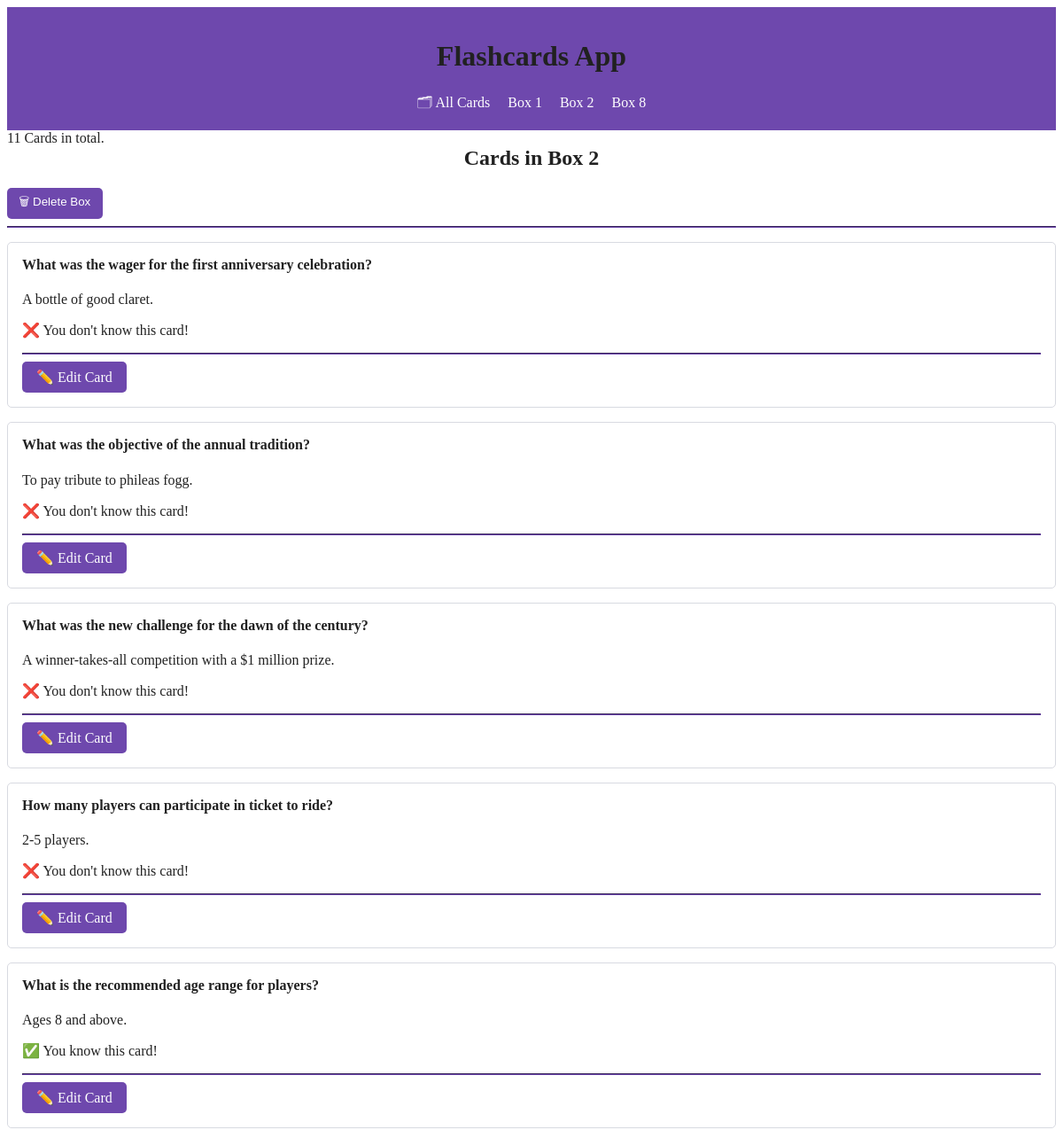
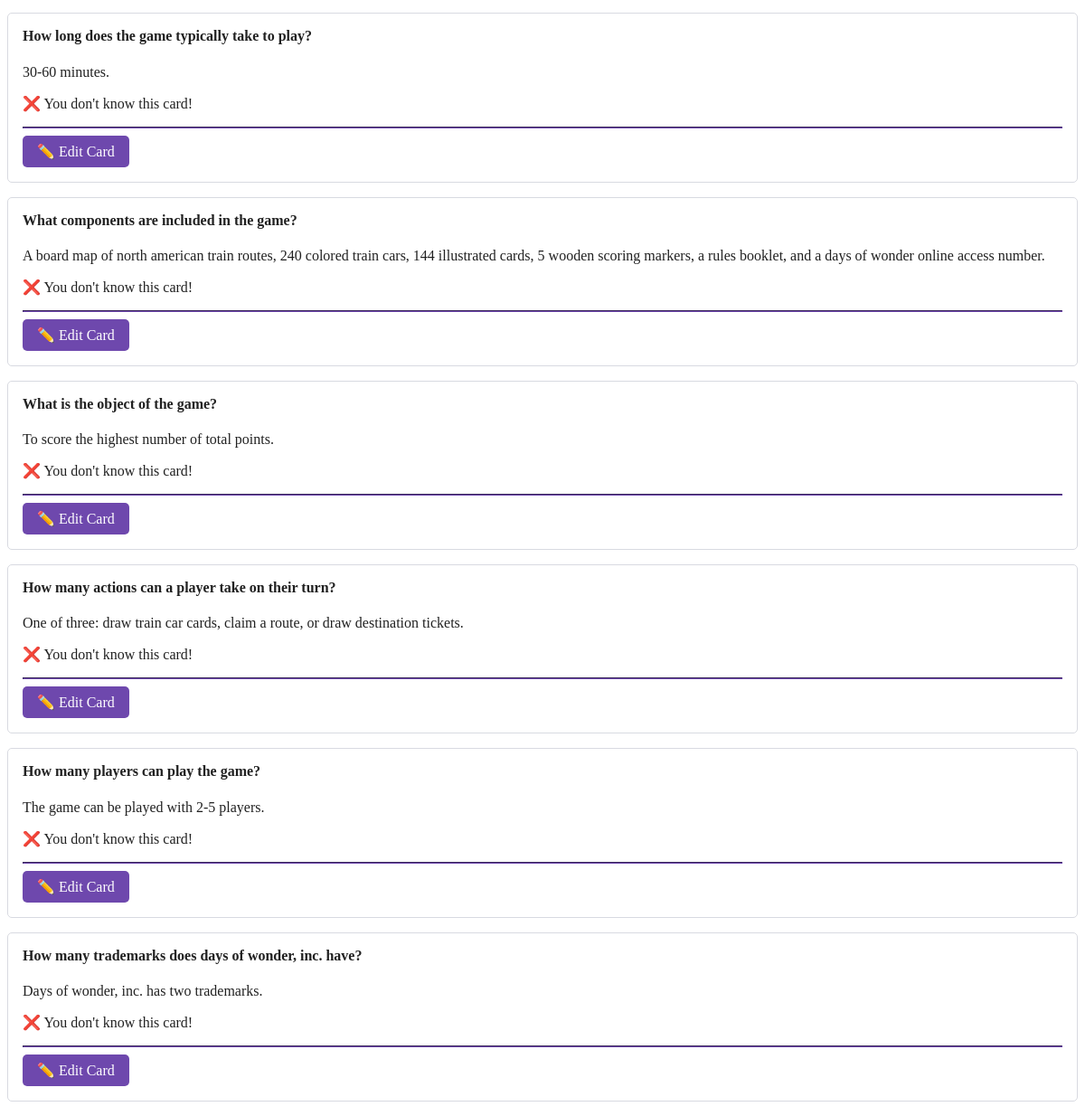
/box/2, run on the app's committed database (2 pictures, top to bottom).
### cards/models.py (models this page shows)
class Card(models.Model):
    question = models.CharField(max_length=100)
    answer = models.CharField(max_length=100)
    box = models.IntegerField()
    solved = models.BooleanField(default=False)

### cards/views.py (the view)
# urls.py: path("box/<int:box_num>", views.BoxView, name="box-view"),
def BoxView(request, box_num):
    all_boxes = Card.objects.values_list('box', flat=True).distinct()
    cards = Card.objects.filter(box=box_num)
    boxes = {}
    for card in cards:
        if card.box not in boxes:
            boxes[card.box] = []
        boxes[card.box].append(card)
    context = {
        "boxes": {box: [] for box in all_boxes},
        "current_box": box_num,
        "cards": cards
    }
    return render(request, "cards/box.html", context)

### cards/templates/cards/box.html (shortened to what this page needs)
{% extends "cards/base.html" %}
{% load humanize %}
{% block content %}
    {{ cards | length }} Card{{ cards | pluralize }} in total.
    <h2>Cards in Box {{ current_box }}</h2>
    <form action="{% url 'delete-box' current_box %}" method="post" style="display:inline;">
        <button type="submit" onclick="return confirm('Are you sure you want to delete all cards in this box?');">🗑 Delete Box</button>
    </form>
    <hr>
    {% for card in cards %}
        {% include "cards/card.html" with card=card %}
    {% endfor %}
{% endblock %}

### cards/templates/cards/card.html
<article>
    <h4>{{ card.question }}</h4>
    <p>{{ card.answer }}</p>
    {% if card.solved %}
        <p>✅ You know this card!</p>
    {% else %}
        <p>❌ You don't know this card!</p>
    {% endif %}
    <hr>
    <a href="{% url 'card-update' card.id %}" role="button">
        ✏️ Edit Card
    </a>
</article>

### cards/templates/cards/base.html (style rules this page uses)
:root { --accent: #6e48ad; --accent-bg: white; --bg: #fff; --text: #212121; --text-light: #585858; --border: #d8dae1; --code: #d81b60; --preformatted: #444; }
body { background-color: var(--bg); color: var(--text); }
article { background-color: var(--accent-bg); border: 1px solid var(--border); border-radius: 5px; padding: 1em; margin: 1em 0; }
h2 { text-align: center; display: flex; justify-content: center; color: var(--text); }
h2, h4 { margin-top: 0; }
hr { background: var(--accent); border-color: var(--accent); }
button, a[role="button"] { background-color: var(--accent); color: var(--accent-bg); padding: 0.5em 1em; border: none; border-radius: 5px; text-decoration: none; display: inline-block; }

### data on the page
Card: question "What was the wager for the first anniversary celebration?", answer "A bottle of good claret.", solved "❌ You don't know this card!"
Card: question "What was the objective of the annual tradition?", answer "To pay tribute to phileas fogg.", solved "❌ You don't know this card!"
Card: question "What was the new challenge for the dawn of the century?", answer "A winner-takes-all competition with a $1 million prize.", solved "❌ You don't know this card!"
Card: question "How many players can participate in ticket to ride?", answer "2-5 players.", solved "❌ You don't know this card!"
Card: question "What is the recommended age range for players?", answer "Ages 8 and above.", solved "✅ You know this card!"
Card: question "How long does the game typically take to play?", answer "30-60 minutes.", solved "❌ You don't know this card!"
Card: question "What components are included in the game?", answer "A board map of north american train routes, 240 colored train cars, 144 illustrated cards, 5 wooden scoring markers, a rules booklet, and a days of wonder online access number.", solved "❌ You don't know this card!"
Card: question "What is the object of the game?", answer "To score the highest number of total points.", solved "❌ You don't know this card!"
Card: question "How many actions can a player take on their turn?", answer "One of three: draw train car cards, claim a route, or draw destination tickets.", solved "❌ You don't know this card!"
Card: question "How many players can play the game?", answer "The game can be played with 2-5 players.", solved "❌ You don't know this card!"
Card: question "How many trademarks does days of wonder, inc. have?", answer "Days of wonder, inc. has two trademarks.", solved "❌ You don't know this card!"

### other printed values
{{ box }} "1" "2" "8"
{{ cards | length }} "11"
{{ cards | pluralize }} "s"
{{ current_box }} "2"
